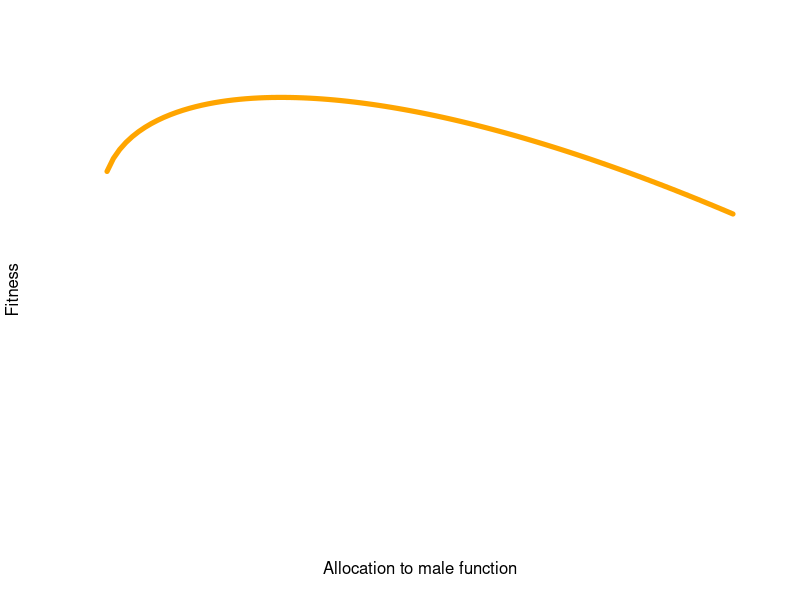

R code for this plot: (Note: this script raises an error after producing the figure.)
# Code for "Quantifying the male gain curve" seminar
# Generates example & empirical gain curves
graphics.off()
rm(list=ls())
# b = 1 linear
# b > 1 accelerating
# b < 1 decelerating
allocation <- seq(0.01, 1, 0.01)
curve <- function(a, b) {a*allocation^b}
lineWeight <- 5
plotCurve <- function(male, female) {
	maleCurve <- curve(male[1], male[2])
	maleCurve <- maleCurve/max(maleCurve)
	femaleCurve <- 1-curve(female[1], female[2])
	femaleCurve <- femaleCurve/max(femaleCurve)
	totalCurve <- maleCurve + femaleCurve
	totalCurve <- totalCurve/max(totalCurve)
	quartz(width=10, height=8, family=("Optima-Regular"), pointsize=18)
	plot(allocation, totalCurve, axes=FALSE, xlab="Allocation to male function", ylab="Fitness", type="l", col="orange", lwd=lineWeight, ylim=range(0, max(totalCurve)))
	axis(1, labels = c("low","","","","","high"))
	axis(2, las=1, labels = c("low","","","","","high"))
	lines(allocation, femaleCurve, col="red", lwd=lineWeight)
	lines(allocation, maleCurve, col="blue", lwd=lineWeight)
}
# Hermaphrodites
male <- c(1, 0.4)
female <- c(1, 1.4)
plotCurve(male, female)
# Dioecy
male <- c(1, 1.4)
female <- c(1, 0.4)
plotCurve(male, female)
# Empirical assuming linear female curve
# empiricalMale_linearFemale.pdf
male <- c(0.016, -0.310257)
female <- c(1, 1)
plotCurve(male, female)
# Single curves
singleCurve <-function(curveValues) {
	plotValues <- curve(curveValues[1], curveValues[2])
	quartz(width=10, height=8, family=("Optima-Regular"), pointsize=18)
	plot(allocation, plotValues, axes=FALSE, xlab="Allocation to function", ylab="Fitness", type="l", col="orange", lwd=lineWeight, ylim=range(0, max(curveValues)))
	axis(1, labels = c("low","","","high"))
	axis(2, las=1, labels = c("low","","","high"))
}
#Linear
curveValues <-c(1, 1)
singleCurve(curveValues)
#Decelerating
curveValues <-c(1, 0.5)
singleCurve(curveValues)
#Acelerating
curveValues <-c(1, 1.5)
singleCurve(curveValues)
#Family of curves
linear <- curve(1,1)
acc1 <- curve(1, 1.2)
acc2 <- curve(1, 1.4)
dec1 <- curve(1, 0.8)
dec2 <- curve(1, 0.6)
quartz(width=10, height=8, family=("Optima-Regular"), pointsize=18)
plot(allocation, linear, axes=FALSE, xlab="Allocation to function", ylab="Fitness", type="l", col="orange", lwd=lineWeight, ylim=range(0, max(linear)))
axis(1, labels = c("low","","","","","high"))
axis(2, las=1, labels = c("low","","","","","high"))
lines(allocation, acc1, col="blue", lwd=lineWeight)
lines(allocation, acc2, col="blue", lwd=lineWeight)
lines(allocation, dec1, col="red", lwd=lineWeight)
lines(allocation, dec2, col="red", lwd=lineWeight)

linear <- curve(1,1)
acc1 <- curve(1.2, 1.2)
acc2 <- curve(1.4, 1.4)
dec1 <- curve(0.8, 0.8)
dec2 <- curve(0.6, 0.6)
quartz(width=10, height=8, family=("Optima-Regular"), pointsize=18)
plot(allocation, linear, axes=FALSE, xlab="Allocation to function", ylab="Fitness", type="l", col="orange", lwd=lineWeight, ylim=range(0, max(linear)))
axis(1, labels = c("low","","","","","high"))
axis(2, las=1, labels = c("low","","","","","high"))
lines(allocation, acc1, col="blue", lwd=lineWeight)
lines(allocation, acc2, col="blue", lwd=lineWeight)
lines(allocation, dec1, col="red", lwd=lineWeight)
lines(allocation, dec2, col="red", lwd=lineWeight)
